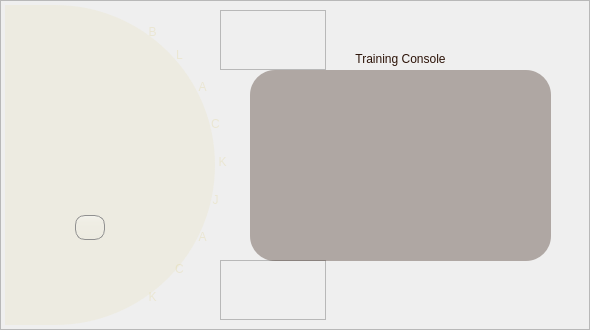
               <widget class="QFrame" name="frame_table">
                <property name="minimumSize">
                 <size>
                  <width>590</width>
                  <height>330</height>
                 </size>
                </property>
                <property name="maximumSize">
                 <size>
                  <width>600</width>
                  <height>330</height>
                 </size>
                </property>
                <property name="styleSheet">
                 <string notr="true">
#label_blackjack_text_1, #label_blackjack_text_2, #label_blackjack_text_3, #label_blackjack_text_4, #label_blackjack_text_5, #label_blackjack_text_6, #label_blackjack_text_7, #label_blackjack_text_8, #label_blackjack_text_9, #label_blackjack_text_10{
font: 28pt &quot;Forte&quot;;
color: rgba(212,185,58,40);
}

#label_train_text_1, #label_train_text_2, #label_train_text_3, #label_train_text_4, #label_train_text_5 {
font: 28pt &quot;Forte&quot;;
color:  rgba(48, 12, 20, 135);
}





</string>
                </property>
                <property name="frameShape">
                 <enum>QFrame::Shape::StyledPanel</enum>
                </property>
                <property name="frameShadow">
                 <enum>QFrame::Shadow::Raised</enum>
                </property>
                <widget class="QFrame" name="frame_dealer_cards">
                 <property name="geometry">
                  <rect>
                   <x>5</x>
                   <y>5</y>
                   <width>210</width>
                   <height>320</height>
                  </rect>
                 </property>
                 <property name="minimumSize">
                  <size>
                   <width>210</width>
                   <height>0</height>
                  </size>
                 </property>
                 <property name="maximumSize">
                  <size>
                   <width>210</width>
                   <height>16777215</height>
                  </size>
                 </property>
                 <property name="styleSheet">
                  <string notr="true">#frame_dealer_cards{
border-top-right-radius: 160px;
border-top-left-radius: 0px;
border-bottom-right-radius:160px;
border-bottom-left-radius: 0px;
background: rgba(212,185,58,20);
}

#frame_dealer_cards * {
background-color: transparent;
border:none;
}

#label_dealer_total {
font: 16pt &quot;Forte&quot;;
color: white;
}

#frame_dealer_budget * {
font: 16pt &quot;Forte&quot;;
color: rgba(212,185,58,255);
}

#label_dealer_total {
border-radius: 10px;
background-color: qlineargradient(spread:pad, x1:0.5, y1:1, x2:0.5, y2:0, stop:0 rgba(0, 0, 0, 0), stop: 0.7 rgba(255,255,255,25), stop:0.85 rgba(255,255,255,55), stop:1 rgba(255,255,255,105));
border:1 solid rgb(144,144,144)
}

#label_dealer_budget_text {
font: 10pt &quot;Forte&quot;;
}


#label_dealer_total_text {
font: 10pt &quot;Forte&quot;;
color: rgba(255,255,255,150)
}</string>
                 </property>
                 <property name="frameShape">
                  <enum>QFrame::Shape::StyledPanel</enum>
                 </property>
                 <property name="frameShadow">
                  <enum>QFrame::Shadow::Raised</enum>
                 </property>
                 <widget class="QLabel" name="label_dealer_card9">
                  <property name="geometry">
                   <rect>
                    <x>130</x>
                    <y>120</y>
                    <width>48</width>
                    <height>58</height>
                   </rect>
                  </property>
                  <property name="text">
                   <string/>
                  </property>
                  <property name="pixmap">
                   <pixmap>:/cards/resources/8.png</pixmap>
                  </property>
                  <property name="scaledContents">
                   <bool>true</bool>
                  </property>
                 </widget>
                 <widget class="QLabel" name="label_dealer_card4">
                  <property name="geometry">
                   <rect>
                    <x>55</x>
                    <y>130</y>
                    <width>48</width>
                    <height>58</height>
                   </rect>
                  </property>
                  <property name="text">
                   <string/>
                  </property>
                  <property name="pixmap">
                   <pixmap>:/cards/resources/8.png</pixmap>
                  </property>
                  <property name="scaledContents">
                   <bool>true</bool>
                  </property>
                 </widget>
                 <widget class="QLabel" name="label_dealer_card6">
                  <property name="geometry">
                   <rect>
                    <x>85</x>
                    <y>130</y>
                    <width>48</width>
                    <height>58</height>
                   </rect>
                  </property>
                  <property name="text">
                   <string/>
                  </property>
                  <property name="pixmap">
                   <pixmap>:/cards/resources/8.png</pixmap>
                  </property>
                  <property name="scaledContents">
                   <bool>true</bool>
                  </property>
                 </widget>
                 <widget class="QLabel" name="label_dealer_card2">
                  <property name="geometry">
                   <rect>
                    <x>25</x>
                    <y>130</y>
                    <width>48</width>
                    <height>58</height>
                   </rect>
                  </property>
                  <property name="text">
                   <string/>
                  </property>
                  <property name="pixmap">
                   <pixmap>:/cards/resources/8.png</pixmap>
                  </property>
                  <property name="scaledContents">
                   <bool>true</bool>
                  </property>
                 </widget>
                 <widget class="QLabel" name="label_dealer_card5">
                  <property name="geometry">
                   <rect>
                    <x>70</x>
                    <y>120</y>
                    <width>48</width>
                    <height>58</height>
                   </rect>
                  </property>
                  <property name="text">
                   <string/>
                  </property>
                  <property name="pixmap">
                   <pixmap>:/cards/resources/8.png</pixmap>
                  </property>
                  <property name="scaledContents">
                   <bool>true</bool>
                  </property>
                 </widget>
                 <widget class="QLabel" name="label_dealer_card7">
                  <property name="geometry">
                   <rect>
                    <x>100</x>
                    <y>120</y>
                    <width>48</width>
                    <height>58</height>
                   </rect>
                  </property>
                  <property name="text">
                   <string/>
                  </property>
                  <property name="pixmap">
                   <pixmap>:/cards/resources/8.png</pixmap>
                  </property>
                  <property name="scaledContents">
                   <bool>true</bool>
                  </property>
                 </widget>
                 <widget class="QLabel" name="label_dealer_card8">
                  <property name="geometry">
                   <rect>
                    <x>115</x>
                    <y>130</y>
                    <width>48</width>
                    <height>58</height>
                   </rect>
                  </property>
                  <property name="text">
                   <string/>
                  </property>
                  <property name="pixmap">
                   <pixmap>:/cards/resources/8.png</pixmap>
                  </property>
                  <property name="scaledContents">
                   <bool>true</bool>
                  </property>
                 </widget>
                 <widget class="QLabel" name="label_dealer_card1">
                  <property name="geometry">
                   <rect>
                    <x>10</x>
                    <y>120</y>
                    <width>48</width>
                    <height>58</height>
                   </rect>
                  </property>
                  <property name="text">
                   <string/>
                  </property>
                  <property name="pixmap">
                   <pixmap>:/cards/resources/8.png</pixmap>
                  </property>
                  <property name="scaledContents">
                   <bool>true</bool>
                  </property>
                 </widget>
                 <widget class="QLabel" name="label_dealer_card10">
                  <property name="geometry">
                   <rect>
                    <x>145</x>
                    <y>130</y>
                    <width>48</width>
                    <height>58</height>
                   </rect>
                  </property>
                  <property name="text">
                   <string/>
                  </property>
                  <property name="pixmap">
                   <pixmap>:/cards/resources/8.png</pixmap>
                  </property>
                  <property name="scaledContents">
                   <bool>true</bool>
                  </property>
                 </widget>
                 <widget class="QLabel" name="label_dealer_card3">
                  <property name="geometry">
                   <rect>
                    <x>40</x>
                    <y>120</y>
                    <width>48</width>
                    <height>58</height>
                   </rect>
                  </property>
                  <property name="text">
                   <string/>
                  </property>
                  <property name="pixmap">
                   <pixmap>:/cards/resources/8.png</pixmap>
                  </property>
                  <property name="scaledContents">
                   <bool>true</bool>
                  </property>
                 </widget>
                 <widget class="QFrame" name="frame_dealer_total_inner">
                  <property name="geometry">
                   <rect>
                    <x>60</x>
                    <y>210</y>
                    <width>50</width>
                    <height>50</height>
                   </rect>
                  </property>
                  <property name="minimumSize">
                   <size>
                    <width>50</width>
                    <height>50</height>
                   </size>
                  </property>
                  <property name="maximumSize">
                   <size>
                    <width>50</width>
                    <height>50</height>
                   </size>
                  </property>
                  <property name="styleSheet">
                   <string notr="true"/>
                  </property>
                  <property name="frameShape">
                   <enum>QFrame::Shape::StyledPanel</enum>
                  </property>
                  <property name="frameShadow">
                   <enum>QFrame::Shadow::Raised</enum>
                  </property>
                  <layout class="QVBoxLayout" name="verticalLayout_16">
                   <property name="spacing">
                    <number>0</number>
                   </property>
                   <property name="leftMargin">
                    <number>0</number>
                   </property>
                   <property name="topMargin">
                    <number>0</number>
                   </property>
                   <property name="rightMargin">
                    <number>0</number>
                   </property>
                   <property name="bottomMargin">
                    <number>0</number>
                   </property>
                   <item alignment="Qt::AlignmentFlag::AlignHCenter">
                    <widget class="QLabel" name="label_dealer_total">
                     <property name="minimumSize">
                      <size>
                       <width>30</width>
                       <height>25</height>
                      </size>
                     </property>
                     <property name="maximumSize">
                      <size>
                       <width>30</width>
                       <height>25</height>
                      </size>
                     </property>
                     <property name="styleSheet">
                      <string notr="true"/>
                     </property>
                     <property name="text">
                      <string/>
                     </property>
                     <property name="scaledContents">
                      <bool>true</bool>
                     </property>
                     <property name="alignment">
                      <set>Qt::AlignmentFlag::AlignCenter</set>
                     </property>
                    </widget>
                   </item>
                   <item>
                    <spacer name="verticalSpacer_13">
                     <property name="orientation">
                      <enum>Qt::Orientation::Vertical</enum>
                     </property>
                     <property name="sizeHint" stdset="0">
                      <size>
                       <width>20</width>
                       <height>40</height>
                      </size>
                     </property>
                    </spacer>
                   </item>
                  </layout>
                 </widget>
                 <widget class="QLabel" name="label_dealer_status">
                  <property name="geometry">
                   <rect>
                    <x>70</x>
                    <y>45</y>
                    <width>50</width>
                    <height>50</height>
                   </rect>
                  </property>
                  <property name="minimumSize">
                   <size>
                    <width>50</width>
                    <height>50</height>
                   </size>
                  </property>
                  <property name="maximumSize">
                   <size>
                    <width>50</width>
                    <height>50</height>
                   </size>
                  </property>
                  <property name="text">
                   <string/>
                  </property>
                  <property name="scaledContents">
                   <bool>true</bool>
                  </property>
                 </widget>
                 <widget class="QLabel" name="label_dealer_deck_top">
                  <property name="geometry">
                   <rect>
                    <x>10</x>
                    <y>35</y>
                    <width>55</width>
                    <height>65</height>
                   </rect>
                  </property>
                  <property name="text">
                   <string/>
                  </property>
                  <property name="pixmap">
                   <pixmap resource="resource/resources.qrc">:/cards/deck.png</pixmap>
                  </property>
                  <property name="scaledContents">
                   <bool>true</bool>
                  </property>
                 </widget>
                 <widget class="QLabel" name="label_dealer_deck_bot">
                  <property name="geometry">
                   <rect>
                    <x>10</x>
                    <y>210</y>
                    <width>55</width>
                    <height>65</height>
                   </rect>
                  </property>
                  <property name="text">
                   <string/>
                  </property>
                  <property name="pixmap">
                   <pixmap resource="resource/resources.qrc">:/cards/deck.png</pixmap>
                  </property>
                  <property name="scaledContents">
                   <bool>true</bool>
                  </property>
                 </widget>
                 <zorder>frame_dealer_total_inner</zorder>
                 <zorder>label_dealer_status</zorder>
                 <zorder>label_dealer_card1</zorder>
                 <zorder>label_dealer_card2</zorder>
                 <zorder>label_dealer_card3</zorder>
                 <zorder>label_dealer_card4</zorder>
                 <zorder>label_dealer_card5</zorder>
                 <zorder>label_dealer_card6</zorder>
                 <zorder>label_dealer_card7</zorder>
                 <zorder>label_dealer_card8</zorder>
                 <zorder>label_dealer_card9</zorder>
                 <zorder>label_dealer_card10</zorder>
                 <zorder>label_dealer_deck_top</zorder>
                 <zorder>label_dealer_deck_bot</zorder>
                </widget>
                <widget class="QLabel" name="label_blackjack_text_1">
                 <property name="geometry">
                  <rect>
                   <x>130</x>
                   <y>10</y>
                   <width>45</width>
                   <height>45</height>
                  </rect>
                 </property>
                 <property name="minimumSize">
                  <size>
                   <width>45</width>
                   <height>45</height>
                  </size>
                 </property>
                 <property name="maximumSize">
                  <size>
                   <width>30</width>
                   <height>30</height>
                  </size>
                 </property>
                 <property name="styleSheet">
                  <string notr="true"/>
                 </property>
                 <property name="text">
                  <string>&lt;html&gt;&lt;head/&gt;&lt;body&gt;&lt;p&gt;B&lt;/p&gt;&lt;/body&gt;&lt;/html&gt;</string>
                 </property>
                 <property name="alignment">
                  <set>Qt::AlignmentFlag::AlignCenter</set>
                 </property>
                </widget>
                <widget class="QLabel" name="label_blackjack_text_2">
                 <property name="geometry">
                  <rect>
                   <x>157</x>
                   <y>33</y>
                   <width>45</width>
                   <height>45</height>
                  </rect>
                 </property>
                 <property name="minimumSize">
                  <size>
                   <width>45</width>
                   <height>45</height>
                  </size>
                 </property>
                 <property name="maximumSize">
                  <size>
                   <width>30</width>
                   <height>30</height>
                  </size>
                 </property>
                 <property name="styleSheet">
                  <string notr="true"/>
                 </property>
                 <property name="text">
                  <string>&lt;html&gt;&lt;head/&gt;&lt;body&gt;&lt;p&gt;L&lt;/p&gt;&lt;/body&gt;&lt;/html&gt;</string>
                 </property>
                 <property name="alignment">
                  <set>Qt::AlignmentFlag::AlignCenter</set>
                 </property>
                </widget>
                <widget class="QLabel" name="label_blackjack_text_3">
                 <property name="geometry">
                  <rect>
                   <x>180</x>
                   <y>65</y>
                   <width>45</width>
                   <height>45</height>
                  </rect>
                 </property>
                 <property name="minimumSize">
                  <size>
                   <width>45</width>
                   <height>45</height>
                  </size>
                 </property>
                 <property name="maximumSize">
                  <size>
                   <width>30</width>
                   <height>30</height>
                  </size>
                 </property>
                 <property name="styleSheet">
                  <string notr="true"/>
                 </property>
                 <property name="text">
                  <string>&lt;html&gt;&lt;head/&gt;&lt;body&gt;&lt;p&gt;A&lt;/p&gt;&lt;/body&gt;&lt;/html&gt;</string>
                 </property>
                 <property name="alignment">
                  <set>Qt::AlignmentFlag::AlignCenter</set>
                 </property>
                </widget>
                <widget class="QLabel" name="label_blackjack_text_4">
                 <property name="geometry">
                  <rect>
                   <x>193</x>
                   <y>102</y>
                   <width>45</width>
                   <height>45</height>
                  </rect>
                 </property>
                 <property name="minimumSize">
                  <size>
                   <width>45</width>
                   <height>45</height>
                  </size>
                 </property>
                 <property name="maximumSize">
                  <size>
                   <width>30</width>
                   <height>30</height>
                  </size>
                 </property>
                 <property name="styleSheet">
                  <string notr="true"/>
                 </property>
                 <property name="text">
                  <string>&lt;html&gt;&lt;head/&gt;&lt;body&gt;&lt;p&gt;C&lt;/p&gt;&lt;/body&gt;&lt;/html&gt;</string>
                 </property>
                 <property name="alignment">
                  <set>Qt::AlignmentFlag::AlignCenter</set>
                 </property>
                </widget>
                <widget class="QLabel" name="label_blackjack_text_5">
                 <property name="geometry">
                  <rect>
                   <x>200</x>
                   <y>140</y>
                   <width>45</width>
                   <height>45</height>
                  </rect>
                 </property>
                 <property name="minimumSize">
                  <size>
                   <width>45</width>
                   <height>45</height>
                  </size>
                 </property>
                 <property name="maximumSize">
                  <size>
                   <width>30</width>
                   <height>30</height>
                  </size>
                 </property>
                 <property name="styleSheet">
                  <string notr="true"/>
                 </property>
                 <property name="text">
                  <string>&lt;html&gt;&lt;head/&gt;&lt;body&gt;&lt;p&gt;K&lt;/p&gt;&lt;/body&gt;&lt;/html&gt;</string>
                 </property>
                 <property name="alignment">
                  <set>Qt::AlignmentFlag::AlignCenter</set>
                 </property>
                </widget>
                <widget class="QLabel" name="label_blackjack_text_6">
                 <property name="geometry">
                  <rect>
                   <x>193</x>
                   <y>178</y>
                   <width>45</width>
                   <height>45</height>
                  </rect>
                 </property>
                 <property name="minimumSize">
                  <size>
                   <width>45</width>
                   <height>45</height>
                  </size>
                 </property>
                 <property name="maximumSize">
                  <size>
                   <width>30</width>
                   <height>30</height>
                  </size>
                 </property>
                 <property name="styleSheet">
                  <string notr="true"/>
                 </property>
                 <property name="text">
                  <string>&lt;html&gt;&lt;head/&gt;&lt;body&gt;&lt;p&gt;J&lt;/p&gt;&lt;/body&gt;&lt;/html&gt;</string>
                 </property>
                 <property name="alignment">
                  <set>Qt::AlignmentFlag::AlignCenter</set>
                 </property>
                </widget>
                <widget class="QLabel" name="label_blackjack_text_7">
                 <property name="geometry">
                  <rect>
                   <x>180</x>
                   <y>215</y>
                   <width>45</width>
                   <height>45</height>
                  </rect>
                 </property>
                 <property name="minimumSize">
                  <size>
                   <width>45</width>
                   <height>45</height>
                  </size>
                 </property>
                 <property name="maximumSize">
                  <size>
                   <width>30</width>
                   <height>30</height>
                  </size>
                 </property>
                 <property name="styleSheet">
                  <string notr="true"/>
                 </property>
                 <property name="text">
                  <string>&lt;html&gt;&lt;head/&gt;&lt;body&gt;&lt;p&gt;A&lt;/p&gt;&lt;/body&gt;&lt;/html&gt;</string>
                 </property>
                 <property name="alignment">
                  <set>Qt::AlignmentFlag::AlignCenter</set>
                 </property>
                </widget>
                <widget class="QLabel" name="label_blackjack_text_8">
                 <property name="geometry">
                  <rect>
                   <x>157</x>
                   <y>247</y>
                   <width>45</width>
                   <height>45</height>
                  </rect>
                 </property>
                 <property name="minimumSize">
                  <size>
                   <width>45</width>
                   <height>45</height>
                  </size>
                 </property>
                 <property name="maximumSize">
                  <size>
                   <width>30</width>
                   <height>30</height>
                  </size>
                 </property>
                 <property name="styleSheet">
                  <string notr="true"/>
                 </property>
                 <property name="text">
                  <string>&lt;html&gt;&lt;head/&gt;&lt;body&gt;&lt;p&gt;C&lt;/p&gt;&lt;/body&gt;&lt;/html&gt;</string>
                 </property>
                 <property name="alignment">
                  <set>Qt::AlignmentFlag::AlignCenter</set>
                 </property>
                </widget>
                <widget class="QLabel" name="label_blackjack_text_9">
                 <property name="geometry">
                  <rect>
                   <x>130</x>
                   <y>275</y>
                   <width>45</width>
                   <height>45</height>
                  </rect>
                 </property>
                 <property name="minimumSize">
                  <size>
                   <width>45</width>
                   <height>45</height>
                  </size>
                 </property>
                 <property name="maximumSize">
                  <size>
                   <width>30</width>
                   <height>30</height>
                  </size>
                 </property>
                 <property name="styleSheet">
                  <string notr="true"/>
                 </property>
                 <property name="text">
                  <string>&lt;html&gt;&lt;head/&gt;&lt;body&gt;&lt;p&gt;K&lt;/p&gt;&lt;/body&gt;&lt;/html&gt;</string>
                 </property>
                 <property name="alignment">
                  <set>Qt::AlignmentFlag::AlignCenter</set>
                 </property>
                </widget>
                <widget class="QFrame" name="frame_seat1_chips">
                 <property name="geometry">
                  <rect>
                   <x>220</x>
                   <y>260</y>
                   <width>106</width>
                   <height>60</height>
                  </rect>
                 </property>
                 <property name="frameShape">
                  <enum>QFrame::Shape::StyledPanel</enum>
                 </property>
                 <property name="frameShadow">
                  <enum>QFrame::Shadow::Raised</enum>
                 </property>
                 <layout class="QHBoxLayout" name="horizontalLayout_26">
                  <item>
                   <widget class="QLabel" name="label_seat1_chips_image_1">
                    <property name="minimumSize">
                     <size>
                      <width>40</width>
                      <height>40</height>
                     </size>
                    </property>
                    <property name="maximumSize">
                     <size>
                      <width>40</width>
                      <height>40</height>
                     </size>
                    </property>
                    <property name="styleSheet">
                     <string notr="true"/>
                    </property>
                    <property name="text">
                     <string/>
                    </property>
                    <property name="scaledContents">
                     <bool>true</bool>
                    </property>
                   </widget>
                  </item>
                  <item>
                   <widget class="QLabel" name="label_seat1_chips_image_2">
                    <property name="minimumSize">
                     <size>
                      <width>40</width>
                      <height>40</height>
                     </size>
                    </property>
                    <property name="maximumSize">
                     <size>
                      <width>40</width>
                      <height>40</height>
                     </size>
                    </property>
                    <property name="text">
                     <string/>
                    </property>
                    <property name="scaledContents">
                     <bool>true</bool>
                    </property>
                   </widget>
                  </item>
                 </layout>
                </widget>
                <widget class="QFrame" name="frame_seat2_chips">
                 <property name="geometry">
                  <rect>
                   <x>220</x>
                   <y>10</y>
                   <width>106</width>
                   <height>60</height>
                  </rect>
                 </property>
                 <property name="frameShape">
                  <enum>QFrame::Shape::StyledPanel</enum>
                 </property>
                 <property name="frameShadow">
                  <enum>QFrame::Shadow::Raised</enum>
                 </property>
                 <layout class="QHBoxLayout" name="horizontalLayout_27">
                  <item>
                   <widget class="QLabel" name="label_seat2_chips_image_1">
                    <property name="minimumSize">
                     <size>
                      <width>40</width>
                      <height>40</height>
                     </size>
                    </property>
                    <property name="maximumSize">
                     <size>
                      <width>40</width>
                      <height>40</height>
                     </size>
                    </property>
                    <property name="styleSheet">
                     <string notr="true"/>
                    </property>
                    <property name="text">
                     <string/>
                    </property>
                    <property name="scaledContents">
                     <bool>true</bool>
                    </property>
                   </widget>
                  </item>
                  <item>
                   <widget class="QLabel" name="label_seat2_chips_image_2">
                    <property name="minimumSize">
                     <size>
                      <width>40</width>
                      <height>40</height>
                     </size>
                    </property>
                    <property name="maximumSize">
                     <size>
                      <width>40</width>
                      <height>40</height>
                     </size>
                    </property>
                    <property name="text">
                     <string/>
                    </property>
                    <property name="scaledContents">
                     <bool>true</bool>
                    </property>
                   </widget>
                  </item>
                 </layout>
                </widget>
                <widget class="QListWidget" name="listWidget_console">
                 <property name="geometry">
                  <rect>
                   <x>250</x>
                   <y>70</y>
                   <width>301</width>
                   <height>191</height>
                  </rect>
                 </property>
                 <property name="styleSheet">
                  <string notr="true">QListWidget, QListWidget *{
font: 10pt &quot;Arial&quot;;
background:rgba(45, 20, 9, 0.33);
border-radius: 25px;
padding: 5px;
}

QScrollBar:vertical {
        background-color: rgba(180,185,186,50);
		background-color: rgb(19,36,39);
		 margin: 5px px 5px 0px;
		 height: 20px;
        border-radius: 5px;
    }

QScrollBar::handle:vertical {
        background-color: rgba(180,185,186,100);
		background-color: rgb(5,23,26);
        margin: 3px 3px 3px 3px;
        border-radius: 2px;
    }

QScrollBar::add-line:vertical, QScrollBar::sub-line:vertical {
        background: none;
        height: 0px;
    }

QScrollBar::add-page:vertical, QScrollBar::sub-page:vertical {
        background: none;
    }
</string>
                 </property>
                 <property name="horizontalScrollBarPolicy">
                  <enum>Qt::ScrollBarPolicy::ScrollBarAlwaysOff</enum>
                 </property>
                </widget>
                <widget class="QLabel" name="label_training_console">
                 <property name="geometry">
                  <rect>
                   <x>320</x>
                   <y>49</y>
                   <width>161</width>
                   <height>21</height>
                  </rect>
                 </property>
                 <property name="minimumSize">
                  <size>
                   <width>0</width>
                   <height>0</height>
                  </size>
                 </property>
                 <property name="maximumSize">
                  <size>
                   <width>16777215</width>
                   <height>16777215</height>
                  </size>
                 </property>
                 <property name="styleSheet">
                  <string notr="true">font: 16pt &quot;Forte&quot;;
color: rgb(45, 20, 9);</string>
                 </property>
                 <property name="text">
                  <string>&lt;html&gt;&lt;head/&gt;&lt;body&gt;&lt;p&gt;Training Console&lt;/p&gt;&lt;/body&gt;&lt;/html&gt;</string>
                 </property>
                 <property name="alignment">
                  <set>Qt::AlignmentFlag::AlignCenter</set>
                 </property>
                </widget>
               </widget>
